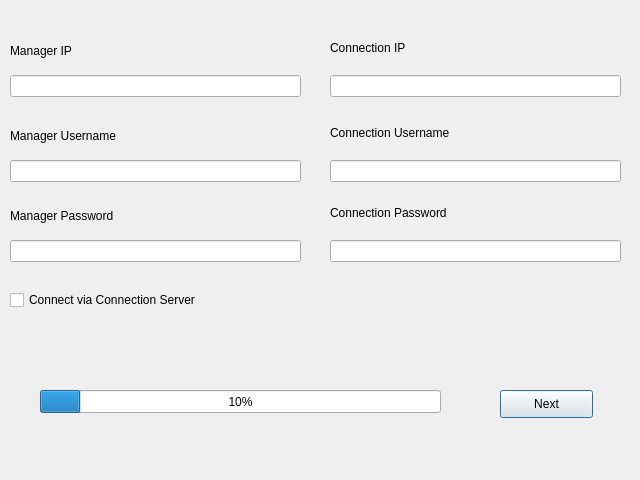
<?xml version="1.0" encoding="UTF-8"?>
<ui version="4.0">
 <class>Dialog</class>
 <widget class="QDialog" name="Dialog">
  <property name="geometry">
   <rect>
    <x>0</x>
    <y>0</y>
    <width>640</width>
    <height>480</height>
   </rect>
  </property>
  <property name="font">
   <font>
    <stylestrategy>PreferAntialias</stylestrategy>
   </font>
  </property>
  <property name="cursor">
   <cursorShape>ArrowCursor</cursorShape>
  </property>
  <property name="mouseTracking">
   <bool>false</bool>
  </property>
  <property name="windowTitle">
   <string>Customized Page</string>
  </property>
  <property name="whatsThis">
   <string/>
  </property>
  <property name="sizeGripEnabled">
   <bool>false</bool>
  </property>
  <property name="modal">
   <bool>false</bool>
  </property>
  <widget class="QPushButton" name="custNext">
   <property name="geometry">
    <rect>
     <x>500</x>
     <y>390</y>
     <width>93</width>
     <height>28</height>
    </rect>
   </property>
   <property name="cursor">
    <cursorShape>PointingHandCursor</cursorShape>
   </property>
   <property name="text">
    <string>Next</string>
   </property>
  </widget>
  <widget class="QLineEdit" name="connectUser">
   <property name="geometry">
    <rect>
     <x>330</x>
     <y>160</y>
     <width>291</width>
     <height>22</height>
    </rect>
   </property>
   <property name="font">
    <font>
     <stylestrategy>PreferAntialias</stylestrategy>
    </font>
   </property>
   <property name="cursor">
    <cursorShape>IBeamCursor</cursorShape>
   </property>
   <property name="whatsThis">
    <string/>
   </property>
   <property name="text">
    <string/>
   </property>
   <property name="dragEnabled">
    <bool>false</bool>
   </property>
  </widget>
  <widget class="QLineEdit" name="connectIP">
   <property name="geometry">
    <rect>
     <x>330</x>
     <y>75</y>
     <width>291</width>
     <height>22</height>
    </rect>
   </property>
  </widget>
  <widget class="QLineEdit" name="connectPass">
   <property name="geometry">
    <rect>
     <x>330</x>
     <y>240</y>
     <width>291</width>
     <height>22</height>
    </rect>
   </property>
  </widget>
  <widget class="QLineEdit" name="managerUser">
   <property name="geometry">
    <rect>
     <x>10</x>
     <y>160</y>
     <width>291</width>
     <height>22</height>
    </rect>
   </property>
  </widget>
  <widget class="QLineEdit" name="managerIP">
   <property name="geometry">
    <rect>
     <x>10</x>
     <y>75</y>
     <width>291</width>
     <height>22</height>
    </rect>
   </property>
  </widget>
  <widget class="QLineEdit" name="managerPass">
   <property name="geometry">
    <rect>
     <x>10</x>
     <y>240</y>
     <width>291</width>
     <height>22</height>
    </rect>
   </property>
  </widget>
  <widget class="QLabel" name="LconnectIP">
   <property name="geometry">
    <rect>
     <x>330</x>
     <y>40</y>
     <width>161</width>
     <height>16</height>
    </rect>
   </property>
   <property name="font">
    <font>
     <pointsize>9</pointsize>
    </font>
   </property>
   <property name="text">
    <string>Connection IP </string>
   </property>
  </widget>
  <widget class="QLabel" name="LconnectUser">
   <property name="geometry">
    <rect>
     <x>330</x>
     <y>125</y>
     <width>161</width>
     <height>16</height>
    </rect>
   </property>
   <property name="font">
    <font>
     <pointsize>9</pointsize>
    </font>
   </property>
   <property name="text">
    <string>Connection Username</string>
   </property>
  </widget>
  <widget class="QLabel" name="LconnectPass">
   <property name="geometry">
    <rect>
     <x>330</x>
     <y>205</y>
     <width>161</width>
     <height>16</height>
    </rect>
   </property>
   <property name="font">
    <font>
     <pointsize>9</pointsize>
    </font>
   </property>
   <property name="text">
    <string>Connection Password</string>
   </property>
  </widget>
  <widget class="QLabel" name="LmanagerIP">
   <property name="geometry">
    <rect>
     <x>10</x>
     <y>40</y>
     <width>161</width>
     <height>21</height>
    </rect>
   </property>
   <property name="font">
    <font>
     <pointsize>9</pointsize>
    </font>
   </property>
   <property name="text">
    <string>Manager IP </string>
   </property>
  </widget>
  <widget class="QLabel" name="LmanagerUser">
   <property name="geometry">
    <rect>
     <x>10</x>
     <y>125</y>
     <width>161</width>
     <height>21</height>
    </rect>
   </property>
   <property name="font">
    <font>
     <pointsize>9</pointsize>
    </font>
   </property>
   <property name="text">
    <string>Manager Username</string>
   </property>
  </widget>
  <widget class="QLabel" name="LmanagerPass">
   <property name="geometry">
    <rect>
     <x>10</x>
     <y>205</y>
     <width>161</width>
     <height>21</height>
    </rect>
   </property>
   <property name="font">
    <font>
     <pointsize>9</pointsize>
    </font>
   </property>
   <property name="text">
    <string>Manager Password</string>
   </property>
  </widget>
  <widget class="QProgressBar" name="progressBar">
   <property name="geometry">
    <rect>
     <x>40</x>
     <y>390</y>
     <width>401</width>
     <height>23</height>
    </rect>
   </property>
   <property name="cursor">
    <cursorShape>PointingHandCursor</cursorShape>
   </property>
   <property name="value">
    <number>10</number>
   </property>
  </widget>
  <widget class="QCheckBox" name="checkBox">
   <property name="geometry">
    <rect>
     <x>10</x>
     <y>290</y>
     <width>241</width>
     <height>20</height>
    </rect>
   </property>
   <property name="text">
    <string>Connect via Connection Server</string>
   </property>
  </widget>
 </widget>
 <resources/>
 <connections/>
</ui>
